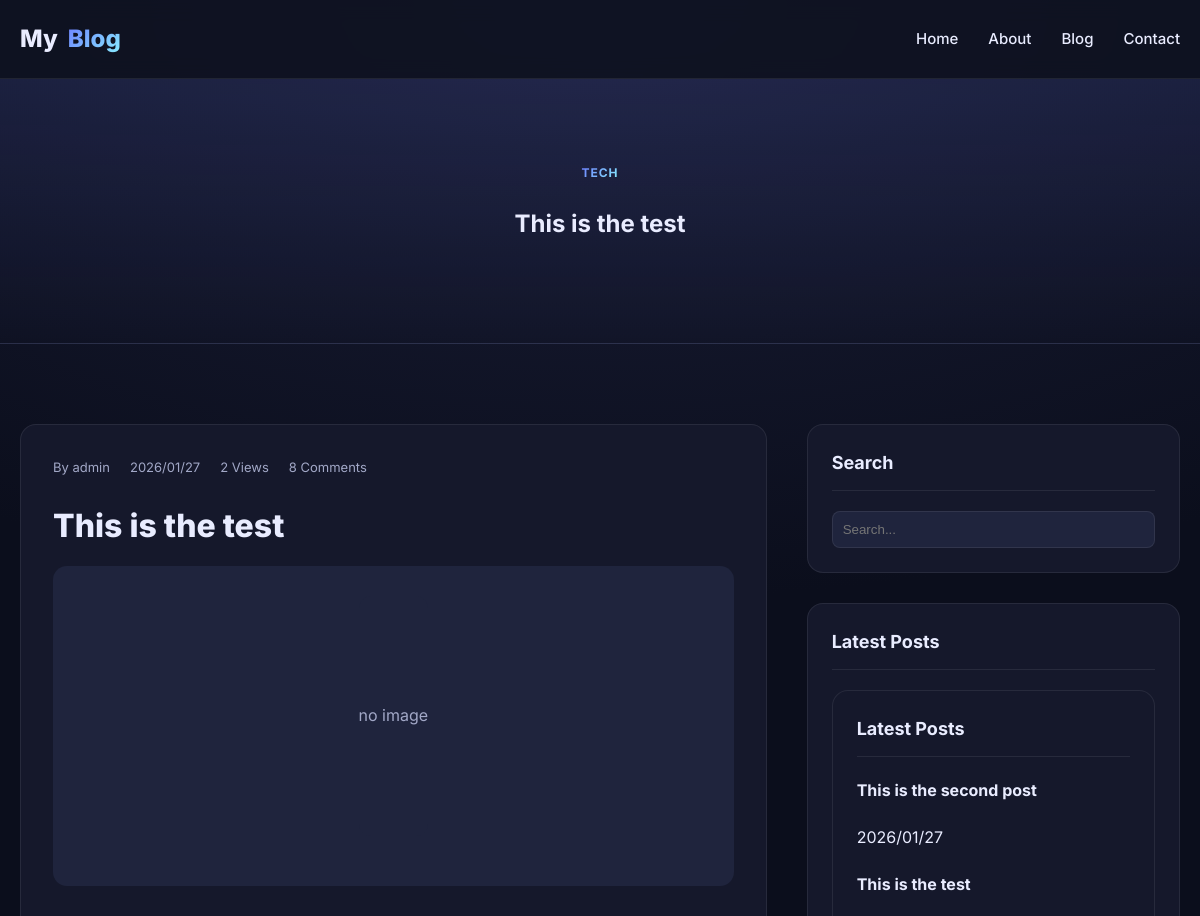
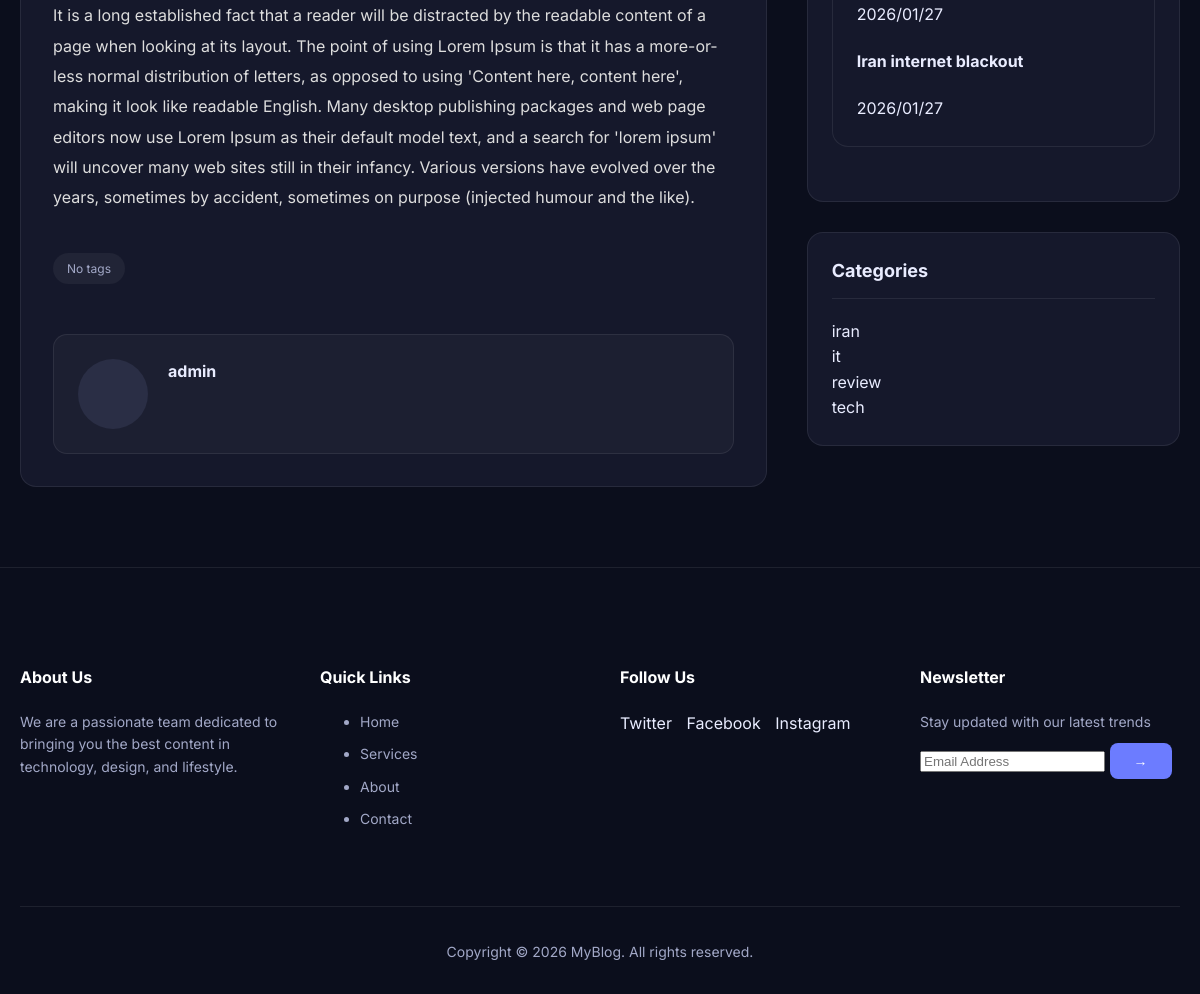
Page /2/ on the committed database (2 pictures, top to bottom).
### posts/models.py (models this page shows, shortened)
class Category(models.Model):
    name = models.CharField(max_length=100, unique=True)
    slug = models.SlugField(unique=True)
    class Meta:
      verbose_name_plural = "Categories"

class Post(models.Model):
    img = models.ImageField(upload_to='blog_images/', blank=True, null=True)
    title = models.CharField(max_length=200)
    content = models.TextField()
    author = models.ForeignKey(
        settings.AUTH_USER_MODEL,
        on_delete=models.CASCADE,
        related_name="posts"
    )
    created_date = models.DateTimeField(auto_now_add=True)
    updated_date = models.DateTimeField(auto_now=True)
    status = models.BooleanField(default=True)
    category = models.ManyToManyField(
        Category,
        related_name="posts",
        blank=True
    )
    tag = models.ManyToManyField(
        Tag,
        related_name="posts",
        blank=True
    )
    counted_views = models.IntegerField(default=0)

### accounts/models.py (models this page shows)
class CustomUser(AbstractUser):
    phone_number = models.CharField(max_length=20, blank=False, null=False, default="09916716575")
    profile_picture = models.ImageField(upload_to='profiles/', blank=True, null=True)
    def __str__(self):
        return self.username

### posts/views.py (the view)
# urls.py: path("<int:pid>/", single_post, name="single"),
def single_post(request, pid):
    post = get_object_or_404(Post, id=pid)
    post.counted_views += 1
    post.save()
    categories = Category.objects.annotate(
        post_count=Count('posts', distinct=True)
    )
    return render(request, 'posts/single.html',{
        'post': post,
        'categories': categories,
    })

### posts/templatetags/blog_tags.py (called while the page is built)
@register.inclusion_tag('posts/partials/sidebar/latest_posts.html')
def show_latest_posts(count=3):
    posts = Post.objects.all().order_by('-id')[:count]
    return {'posts': posts}

### templates/posts/single.html (shortened to what this page needs)
{% extends 'base.html' %}
{% load blog_tags %}
{% block content %}
<section class="hero">
  <div class="container">
    {% for category in post.category.all %}
    <span class="badge">{{category.name}} {% if not forloop.last %}, {% endif %}</span>
    {% empty %}
    <span class="badge">No Category</span>
    {% endfor %}
    <h1>{{post.title}}</h1>
  </div>
</section>
<section class="main-area">
  <div class="container layout-grid">
    <article class="single-post">
      <div class="single-meta">
        <span>By {{post.author}}</span>
        <span>{{post.created_date|date:"Y/m/d"}}</span>
        <span>{{post.counted_views}} Views</span>
        <span>8 Comments</span>
      </div>
      <h2 class="single-title">
       {{post.title}}
      </h2>
      <div class="single-image">
            {% if post.img %}
              <img src="{{post.img.url}}" alt="{{ post.title }}">
            {% else %}
            <div style="background: #1f243d; height: 240px; border-radius: 12px; margin-bottom: 20px; display: flex; align-items: center; justify-content: center; color: var(--muted);">
              no image
            </div>
            {% endif %}
      </div>
      <div class="single-content">
        <p>
          {{post.content}}
        </p>
      </div>
        {% for tag in post.tag.all %}
      <div class="post-tags">
        <span class="tag">{{tag.name}}</span>
      </div>
      {% empty %}
           <div class="post-tags">
        <span class="tag">No tags</span>
      </div>
       {% endfor %}
      <div class="author-box">
        <div class="author-avatar"></div>
        <div class="author-info">
          <h4>{{post.author}}</h4>
        </div>
      </div>
    </article>
    <aside class="sidebar-widgets">
      <div class="widget">
        <h3 class="widget-title">Search</h3>
        <input type="text" placeholder="Search..." style="width:100%;padding:10px;border-radius:8px;border:1px solid var(--border);background:#1f243d;color:white">
      </div>
      <div class="widget">
        <h3 class="widget-title">Latest Posts</h3>
        {% show_latest_posts 3 %}
      </div>
      <div class="widget">
          <h3 class="widget-title">Categories</h3>
        {% for category in categories %}
        <a href="{% url 'posts:cat' category_slug=category.slug %}">{{category.name}}</a> <br>
        {% endfor %}
      </div>
    </aside>
  </div>
</section>
{% endblock %}

### templates/posts/partials/sidebar/latest_posts.html (shortened to what this page needs)
<div class="widget">
  <h3 class="widget-title">Latest Posts</h3>
  <div class="mini-post">
    <div class="mini-details">
      {% for post in posts %}
      <h4><a href="{% url 'posts:single' pid=post.id %}">{{post.title}}</a></h4>
      <span class="date">{{post.created_date|date:"Y/m/d"}}</span>
      {% endfor %}
    </div>
  </div>
</div>

### templates/base.html (style rules this page uses)
:root { --bg:#0f1220; --card:#15182b; --muted:#a2a8c7; --text:#e9ecff; --accent:#6c7cff; --accent-hover:#5a6ae6; --accent-2:#89f0ff; --border:rgba(255,255,255,.08); --gradient:linear-gradient(135deg,var(--accent),var(--accent-2)); }
* { box-sizing:border-box }
body { margin:0;font-family:Inter,system-ui,sans-serif;background:radial-gradient(1200px 600px at 50% 0%,#1a1e38,#0b0e1c),var(--bg);color:var(--text);line-height:1.6 }
a { text-decoration:none;color:inherit;transition:.2s }
.container { max-width:1200px;margin:0 auto;padding:0 20px }
.badge { background:var(--gradient);-webkit-background-clip:text;-webkit-text-fill-color:transparent;font-weight:700;text-transform:uppercase;font-size:12px;letter-spacing:1px }

### templates/posts/single.html (style rules this page uses)
.hero { padding:80px 0; text-align:center; background:linear-gradient(180deg,rgba(108,124,255,.1),transparent); border-bottom:1px solid var(--border) }
.main-area { padding:80px 0 }
.layout-grid { display:grid; grid-template-columns:1fr; gap:40px }
@media (min-width:992px) { .layout-grid { grid-template-columns:2fr 1fr } }
.single-post { background:var(--card); border:1px solid var(--border); border-radius:16px; padding:32px }
.single-meta { display:flex; gap:20px; font-size:13px; color:var(--muted); margin-bottom:20px; flex-wrap:wrap }
.single-title { font-size:32px; font-weight:800; line-height:1.3; margin-bottom:20px }
.single-image { width:100%; height:320px; background:#1f243d; border-radius:14px; margin-bottom:30px; display:flex; align-items:center; justify-content:center; color:var(--muted) }
.single-content { line-height:1.9; color:#ddd }
.single-content p { margin-bottom:18px }
.post-tags { margin-top:40px; display:flex; gap:10px; flex-wrap:wrap }
.tag { padding:6px 14px; background:rgba(255,255,255,0.05); border-radius:20px; font-size:12px; color:var(--muted) }
.author-box { margin-top:50px; padding:24px; background:rgba(255,255,255,0.03); border-radius:14px; border:1px solid var(--border); display:flex; gap:20px }
.author-avatar { width:70px; height:70px; border-radius:50%; background:#2a2e45 }
.author-info h4 { margin:0 0 8px }
.widget { background:var(--card); padding:24px; border-radius:16px; border:1px solid var(--border); margin-bottom:30px }
.widget-title { font-size:18px; font-weight:700; margin:0 0 20px; border-bottom:1px solid var(--border); padding-bottom:12px }
.single-image { width: 100%; height: 320px; background: #1f243d; border-radius: 14px; margin-bottom: 30px; overflow: hidden; display: flex; align-items: center; justify-content: center; }

### rows in the picture
Category: name "TECH", name "tech"
Post: title "This is the test", author "admin", created_date "2026/01/27", counted_views "2", content "It is a long established fact that a reader will be distracted by the readable content of a page when looking at its layout. The point of using Lorem Ipsum is that it has a more-or-less normal distribution of letters, as opposed to using 'Content here, content here', making it look like readable English. Many desktop publishing packages and web page editors now use Lorem Ipsum as their default model text, and a search for 'lorem ipsum' will uncover many web sites still in their infancy. Various versions have evolved over the years, sometimes by accident, sometimes on purpose (injected humour and the like)."
Post: title "This is the second post", created_date "2026/01/27"
Post: title "Iran internet blackout", created_date "2026/01/27"
Category: name "iran"
Category: name "it"
Category: name "review"
